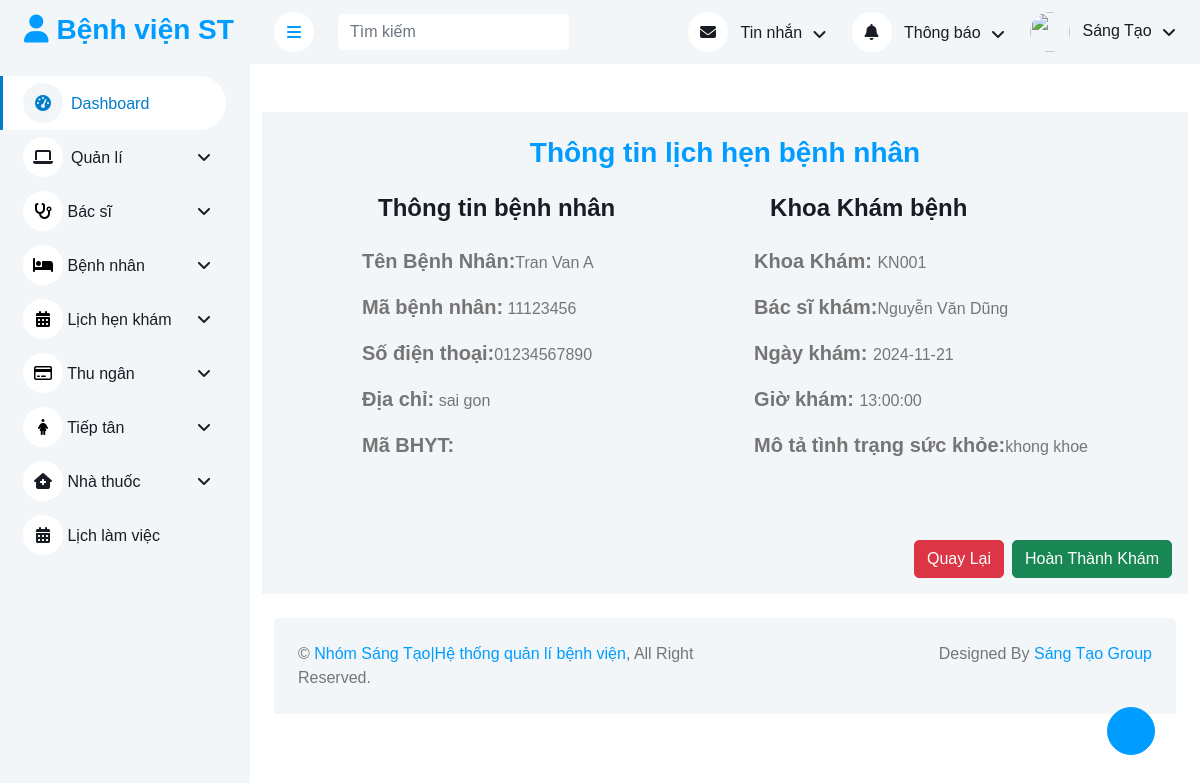
The app's page /admin/index.php?quanli=xem-chi-tiet-lich-hen-benh-nhan&id=LH1231 with its own data.
### tables this page shows
CREATE TABLE `benhnhan` (
  `maBenhNhan` int(11) NOT NULL,
  `tenBenhNhan` varchar(100) NOT NULL,
  `namSinh` date NOT NULL,
  `gioitinh` enum('Nam','Nữ','Tùy chỉnh') NOT NULL,
  `diaChi` text DEFAULT NULL,
  `sdt` varchar(11) NOT NULL,
  `maBHYT` varchar(15) DEFAULT NULL,
  `maPhieuKham` varchar(10) DEFAULT NULL
);

CREATE TABLE `bacsi` (
  `maBacSi` int(11) NOT NULL,
  `tenBacSi` varchar(100) NOT NULL,
  `maKhoa` varchar(10) NOT NULL,
  `hinh` varchar(100) NOT NULL,
  `sdt` varchar(10) NOT NULL,
  `email` varchar(50) NOT NULL
);

CREATE TABLE `lichhenkham` (
  `maLichHen` varchar(10) NOT NULL,
  `ngayKham` date NOT NULL,
  `gioKham` time NOT NULL,
  `moTa` text DEFAULT NULL,
  `maDichVu` varchar(10) NOT NULL,
  `maKhoa` varchar(50) NOT NULL,
  `maBacSi` int(11) NOT NULL,
  `maBenhNhan` int(11) NOT NULL
);

### admin/bacsi/detailXemLichHenKham.php (the view)
<?php
    require_once("../config/config.php");
    $id = $_GET['id'];
?>
<div class="detailXemLichHenKham">
    <div class="container">
        <div class="bg-light mt-5">
            <h3 class="d-flex justify-content-center pt-4">Thông tin lịch hẹn bệnh nhân</h3>
            <form action="" method="post">
                <div class="d-flex justify-content-between ">
                    <?php
                    $sql = "SELECT lhk.maLichHen, bn.maBenhNhan, bn.tenBenhNhan, bn.sdt, bn.diaChi, bn.maBHYT, bs.maKhoa, kk.tenKhoa, bs.tenBacSi, lhk.ngayKham, lhk.gioKham, lhk.moTa
                    FROM benhnhan bn
                    JOIN lichhenkham lhk ON bn.maBenhNhan = lhk.maBenhNhan
                    JOIN bacsi bs ON lhk.maBacSi = bs.maBacSi
                    JOIN khoakham kk ON bs.maKhoa = kk.maKhoa
                    WHERE lhk.maLichHen = '$id'";
                    $result = mysqli_query($conn,$sql);
                    while($row = mysqli_fetch_assoc($result)){
                    ?>
                    <div class="d-flex">
                        <div class="detailThongTin pb-5">
                            <h4 class="p-3">Thông tin bệnh nhân</h4>
                                <p><strong>Tên Bệnh Nhân:</strong><?= $row['tenBenhNhan'] ?></p>
                                <p><strong>Mã bệnh nhân:</strong> <?= $row['maBenhNhan'] ?></p>
                                <p><strong>Số điện thoại:</strong><?= $row['sdt'] ?></p>
                                <p><strong>Địa chỉ:</strong> <?= $row['diaChi'] ?></p>
                                <p><strong>Mã BHYT:</strong> <?= $row['maBHYT'] ?></p>
                        </div>
                    </div>
                    <div class="d-flex">
                        <div class="detailKhoaKham pb-5">
                            <h4 class="p-3">Khoa Khám bệnh</h4>
                            <p><strong>Khoa Khám: </strong><?= $row['maKhoa']?></p>
                            <p><strong>Bác sĩ khám:</strong><?= $row['tenBacSi']?></p>
                            <p><strong>Ngày khám: </strong><?= $row['ngayKham']?></p>
                            <p><strong>Giờ khám: </strong><?= $row['gioKham']?></p>
                            <p><strong>Mô tả tình trạng sức khỏe:</strong><?= $row['moTa']?></p>
                        </div>
                    </div>
                </div>
                <div class="d-flex justify-content-end p-3">
                    <button type="reset" class="btn btn-danger me-2" name="btnHuy" onclick="window.location.href='index.php?quanli=xem-lich-hen-benh-nhan'">Quay Lại</button>
                    <a type="submit" class="btn btn-success" name="btnHoanThanhKham" onclick="window.location.href='index.php?quanli=tao-phieu-kham&idht=<?= $row['maBenhNhan'] ?>'">Hoàn Thành Khám</a>
                </div>
                    <?php }?>
            </form>
        </div>
    </div>
</div>

### admin/css/style_admin.css (style rules this page uses)
:root { --primary: #007dcc; --light: #F3F6F9; --dark: #191C24; }
.btn { transition: .5s; }

### admin/css/styleContent.css (style rules this page uses)
.detailXemLichHenKham h3 { color: #009CFF; }
.detailXemLichHenKham .detailThongTin { margin-left: 100px; }
.detailXemLichHenKham .detailKhoaKham { margin-right: 100px; }
strong { font-size: 20px; }

### records on screen
benhnhan: tenBenhNhan "Tran Van A", maBenhNhan "11123456", sdt "01234567890", diaChi "sai gon", bacsi.maKhoa "KN001", bacsi.tenBacSi "Nguyễn Văn Dũng", lichhenkham.ngayKham "2024-11-21", lichhenkham.gioKham "13:00:00", lichhenkham.moTa "khong khoe"
